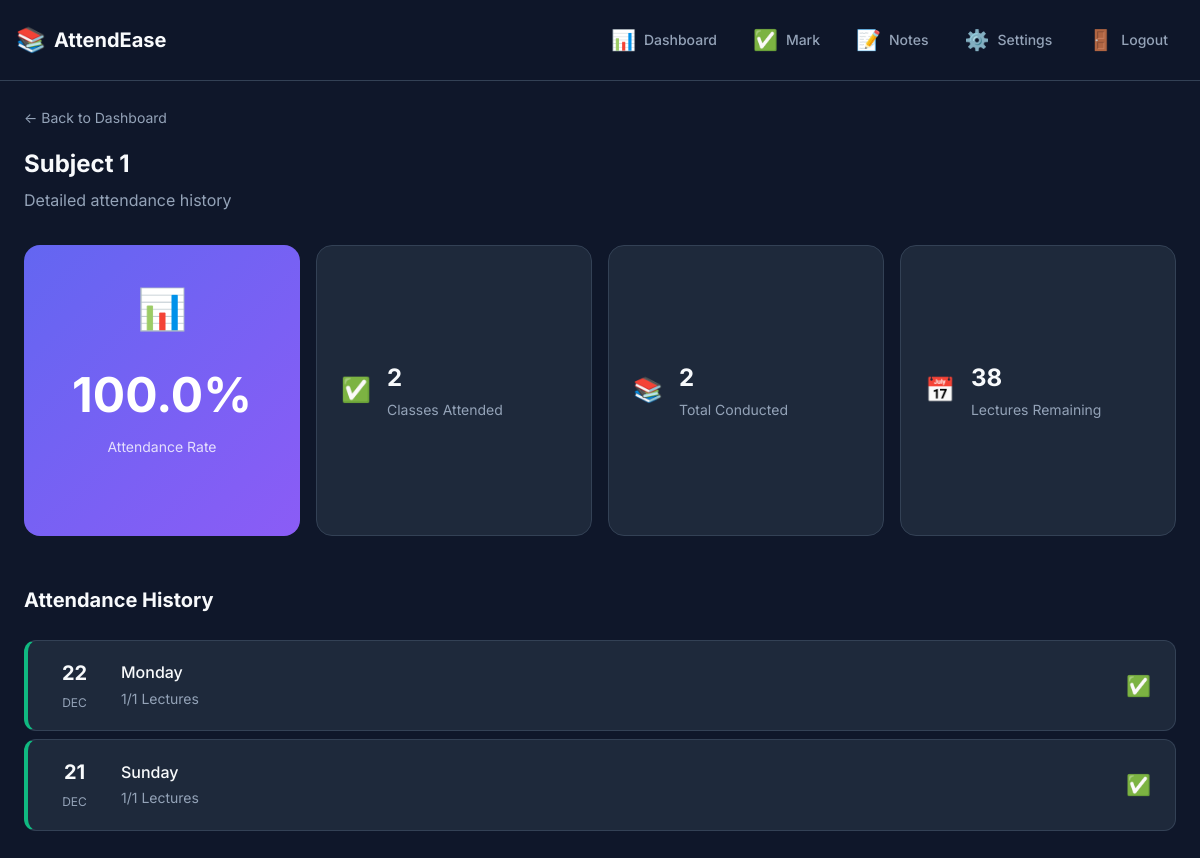
The app's page /subject/1 (signed in) with its own data.
### models.py (models this page shows)
class Subject(db.Model):
    __tablename__ = 'subjects'
    id = db.Column(db.Integer, primary_key=True)
    name = db.Column(db.String(100), nullable=False)
    total_lectures = db.Column(db.Integer, default=40)
    attendance_records = db.relationship('Attendance', backref='subject', lazy='dynamic')
    def get_user_attendance(self, user_id):
        from sqlalchemy import func
        result = db.session.query(
            func.coalesce(func.sum(Attendance.lectures_present), 0).label('present'),
            func.coalesce(func.sum(Attendance.lectures_total), 0).label('total')
        ).filter_by(user_id=user_id, subject_id=self.id).first()
        present = result.present if result else 0
        total = result.total if result else 0
        percentage = (present / total * 100) if total > 0 else 0
        remaining = max(0, self.total_lectures - total)
        return {
            'attended': present,
            'total_marked': total,
            'total_lectures': self.total_lectures,
            'remaining': remaining,
            'percentage': round(percentage, 1)
        }

class Attendance(db.Model):
    __tablename__ = 'attendance'
    id = db.Column(db.Integer, primary_key=True)
    user_id = db.Column(db.Integer, db.ForeignKey('users.id'), nullable=False)
    subject_id = db.Column(db.Integer, db.ForeignKey('subjects.id'), nullable=False)
    date = db.Column(db.Date, nullable=False, default=datetime.utcnow().date)
    lectures_present = db.Column(db.Integer, default=1)
    lectures_total = db.Column(db.Integer, default=1)
    created_at = db.Column(db.DateTime, default=datetime.utcnow)
    __table_args__ = (db.UniqueConstraint('user_id', 'subject_id', 'date', name='unique_attendance'),)

### app.py (the view)
@app.route('/subject/<int:subject_id>')
@login_required
def subject_detail(subject_id):
    subject = Subject.query.get_or_404(subject_id)
    stats = subject.get_user_attendance(current_user.id)
    records = Attendance.query.filter_by(
        user_id=current_user.id,
        subject_id=subject_id
    ).order_by(Attendance.date.desc()).all()
    return render_template('subject_detail.html', subject=subject, stats=stats, records=records)

### app.py (called while the page is built)
@login_manager.user_loader
def load_user(user_id):
    return User.query.get(int(user_id))

### templates/subject_detail.html (shortened to what this page needs)
{% extends 'base.html' %}
{% block content %}
<div class="subject-detail">
    <header class="page-header">
        <a href="{{ url_for('dashboard') }}" class="back-link">← Back to Dashboard</a>
        <h1>{{ subject.name }}</h1>
        <p>Detailed attendance history</p>
    </header>
    <section class="subject-overview">
        <div class="overview-grid">
            <div class="overview-card main">
                <div class="card-icon">📊</div>
                <div class="card-content">
                    <span class="card-value {{ 'low' if stats.percentage < 75 else 'good' }}">{{ stats.percentage
                        }}%</span>
                    <span class="card-label">Attendance Rate</span>
                </div>
            </div>
            <div class="overview-card">
                <div class="card-icon">✅</div>
                <div class="card-content">
                    <span class="card-value">{{ stats.attended }}</span>
                    <span class="card-label">Classes Attended</span>
                </div>
            </div>
            <div class="overview-card">
                <div class="card-icon">📚</div>
                <div class="card-content">
                    <span class="card-value">{{ stats.total_marked }}</span>
                    <span class="card-label">Total Conducted</span>
                </div>
            </div>
            <div class="overview-card">
                <div class="card-icon">📅</div>
                <div class="card-content">
                    <span class="card-value">{{ stats.remaining }}</span>
                    <span class="card-label">Lectures Remaining</span>
                </div>
            </div>
        </div>
</section>
<section class="history-section">
    <h2>Attendance History</h2>
    {% if records %}
    <div class="history-list">
        {% for record in records %}
        <div
            class="history-item {{ 'present' if record.lectures_present == record.lectures_total else ('absent' if record.lectures_present == 0 else 'partial') }}">
            <div class="history-date">
                <span class="date-day">{{ record.date.strftime('%d') }}</span>
                <span class="date-month">{{ record.date.strftime('%b') }}</span>
            </div>
            <div class="history-info">
                <span class="history-day">{{ record.date.strftime('%A') }}</span>
                <span class="history-status">{{ record.lectures_present }}/{{ record.lectures_total }} Lectures</span>
            </div>
            <div class="history-icon">
                {% if record.lectures_present == record.lectures_total %}
                ✅
                {% elif record.lectures_present == 0 %}
                ❌
                {% else %}
                ⚠️
                {% endif %}
            </div>
        </div>
        {% endfor %}
    </div>
    {% endif %}
</section>
</div>
{% endblock %}

### static/css/style.css (style rules this page uses)
:root { --primary: #6366f1; --primary-dark: #4f46e5; --primary-light: #818cf8; --secondary: #0ea5e9; --success: #10b981; --warning: #f59e0b; --danger: #ef4444; --danger-light: #fee2e2; --bg-primary: #0f172a; --bg-secondary: #1e293b; --bg-tertiary: #334155; --bg-card: #1e293b; --text-primary: #f8fafc; --text-secondary: #94a3b8; --text-muted: #64748b; --border-color: #334155; --gradient-primary: linear-gradient(135deg, #6366f1 0%, #8b5cf6 100%); --gradient-success: linear-gradient(135deg, #10b981 0%, #059669 100%); --gradient-warning: linear-gradient(135deg, #f59e0b 0%, #d97706 100%); --gradient-danger: linear-gradient(135deg, #ef4444 0%, #dc2626 100%); --gradient-card: linear-gradient(145deg, #1e293b 0%, #0f172a 100%); --spacing-xs: 0.25rem; --spacing-sm: 0.5rem; --spacing-md: 1rem; --spacing-lg: 1.5rem; --spacing-xl: 2rem; --spacing-2xl: 3rem; --radius-sm: 0.375rem; --radius-md: 0.5rem; --radius-lg: 0.75rem; --radius-xl: 1rem; --radius-full: 9999px; --shadow-sm: 0 1px 2px rgba(0, 0, 0, 0.2); --shadow-md: 0 4px 6px rgba(0, 0, 0, 0.25); --shadow-lg: 0 10px 25px rgba(0, 0, 0, 0.3); --shadow-glow: 0 0 40px rgba(99, 102, 241, 0.3); --transition-fast: 150ms ease; --transition-base: 250ms ease; --transition-slow: 350ms ease; }
*, *::before, *::after { box-sizing: border-box; margin: 0; padding: 0; }
html { font-size: 16px; scroll-behavior: smooth; }
body { font-family: 'Inter', -apple-system, BlinkMacSystemFont, 'Segoe UI', Roboto, sans-serif; background: var(--bg-primary); color: var(--text-primary); line-height: 1.6; min-height: 100vh; -webkit-font-smoothing: antialiased; }
a { color: var(--primary-light); text-decoration: none; transition: color var(--transition-fast); }
.page-header { margin-bottom: var(--spacing-xl); }
.back-link { display: inline-block; margin-bottom: var(--spacing-md); color: var(--text-secondary); font-size: 0.875rem; }
.page-header h1 { font-size: 1.5rem; font-weight: 700; margin-bottom: var(--spacing-xs); }
.page-header p { color: var(--text-secondary); }
.subject-overview { margin-bottom: var(--spacing-2xl); }
.overview-grid { display: grid; grid-template-columns: 1fr; gap: var(--spacing-md); }
.overview-card { background: var(--bg-card); border: 1px solid var(--border-color); border-radius: var(--radius-xl); padding: var(--spacing-lg); display: flex; align-items: center; gap: var(--spacing-md); }
.overview-card.main { background: var(--gradient-primary); border: none; flex-direction: column; text-align: center; padding: var(--spacing-xl); }
.overview-card.main .card-icon { font-size: 2.5rem; }
.overview-card.main .card-value { font-size: 3rem; color: white; }
.card-icon { font-size: 1.5rem; }
.card-value { font-size: 1.5rem; font-weight: 700; display: block; }
.card-label { color: var(--text-secondary); font-size: 0.875rem; }
.overview-card.main .card-label { color: rgba(255, 255, 255, 0.8); }
.history-section h2 { font-size: 1.25rem; margin-bottom: var(--spacing-lg); }
.history-list { display: flex; flex-direction: column; gap: var(--spacing-sm); }
.history-item { background: var(--bg-card); border: 1px solid var(--border-color); border-radius: var(--radius-lg); padding: var(--spacing-md) var(--spacing-lg); display: flex; align-items: center; gap: var(--spacing-lg); }
.history-item.present { border-left: 4px solid var(--success); }
.history-date { text-align: center; min-width: 45px; }
.date-day { display: block; font-size: 1.25rem; font-weight: 700; }
.date-month { font-size: 0.75rem; color: var(--text-secondary); text-transform: uppercase; }
.history-info { flex: 1; }
.history-day { display: block; font-weight: 500; }
.history-status { font-size: 0.875rem; color: var(--text-secondary); }
.history-icon { font-size: 1.25rem; }
@media (min-width: 640px) { .overview-grid { grid-template-columns: repeat(2, 1fr); } }
@media (min-width: 640px) { .overview-card.main { grid-column: span 2; } }
@media (min-width: 1024px) { .overview-grid { grid-template-columns: repeat(4, 1fr); } }
@media (min-width: 1024px) { .overview-card.main { grid-column: span 1; } }

### records on screen
Subject: name "Subject 1"
Attendance: date "22", date "DEC", date "Monday", lectures_present "1", lectures_total "1"
Attendance: date "21", date "DEC", date "Sunday", lectures_present "1", lectures_total "1"

### other values on screen
{{ stats.percentage }} "100.0"
{{ stats.attended }} "2"
{{ stats.total_marked }} "2"
{{ stats.remaining }} "38"
